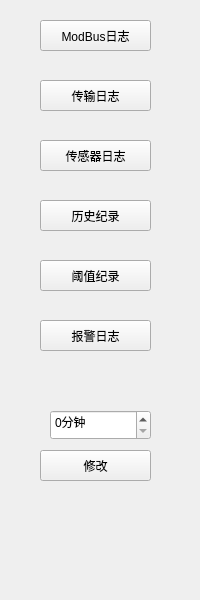
<?xml version="1.0" encoding="UTF-8"?>
<ui version="4.0">
 <class>M_LogsToolWid</class>
 <widget class="QWidget" name="M_LogsToolWid">
  <property name="geometry">
   <rect>
    <x>0</x>
    <y>0</y>
    <width>200</width>
    <height>600</height>
   </rect>
  </property>
  <property name="windowTitle">
   <string>Form</string>
  </property>
  <widget class="QPushButton" name="timeBtn">
   <property name="geometry">
    <rect>
     <x>40</x>
     <y>450</y>
     <width>111</width>
     <height>31</height>
    </rect>
   </property>
   <property name="text">
    <string>修改</string>
   </property>
  </widget>
  <widget class="QPushButton" name="transBtn">
   <property name="geometry">
    <rect>
     <x>40</x>
     <y>80</y>
     <width>111</width>
     <height>31</height>
    </rect>
   </property>
   <property name="text">
    <string>传输日志</string>
   </property>
  </widget>
  <widget class="QPushButton" name="thresholdBtn">
   <property name="geometry">
    <rect>
     <x>40</x>
     <y>260</y>
     <width>111</width>
     <height>31</height>
    </rect>
   </property>
   <property name="text">
    <string>阈值纪录</string>
   </property>
  </widget>
  <widget class="QSpinBox" name="spinBox">
   <property name="geometry">
    <rect>
     <x>50</x>
     <y>410</y>
     <width>101</width>
     <height>30</height>
    </rect>
   </property>
   <property name="suffix">
    <string>分钟</string>
   </property>
   <property name="maximum">
    <number>999</number>
   </property>
  </widget>
  <widget class="QPushButton" name="recordBtn">
   <property name="geometry">
    <rect>
     <x>40</x>
     <y>200</y>
     <width>111</width>
     <height>31</height>
    </rect>
   </property>
   <property name="text">
    <string>历史纪录</string>
   </property>
  </widget>
  <widget class="QPushButton" name="modbusBtn">
   <property name="geometry">
    <rect>
     <x>40</x>
     <y>20</y>
     <width>111</width>
     <height>31</height>
    </rect>
   </property>
   <property name="text">
    <string>ModBus日志</string>
   </property>
  </widget>
  <widget class="QPushButton" name="envBtn">
   <property name="geometry">
    <rect>
     <x>40</x>
     <y>140</y>
     <width>111</width>
     <height>31</height>
    </rect>
   </property>
   <property name="text">
    <string>传感器日志</string>
   </property>
  </widget>
  <widget class="QPushButton" name="alarmBtn">
   <property name="geometry">
    <rect>
     <x>40</x>
     <y>320</y>
     <width>111</width>
     <height>31</height>
    </rect>
   </property>
   <property name="text">
    <string>报警日志</string>
   </property>
  </widget>
 </widget>
 <resources/>
 <connections/>
</ui>
